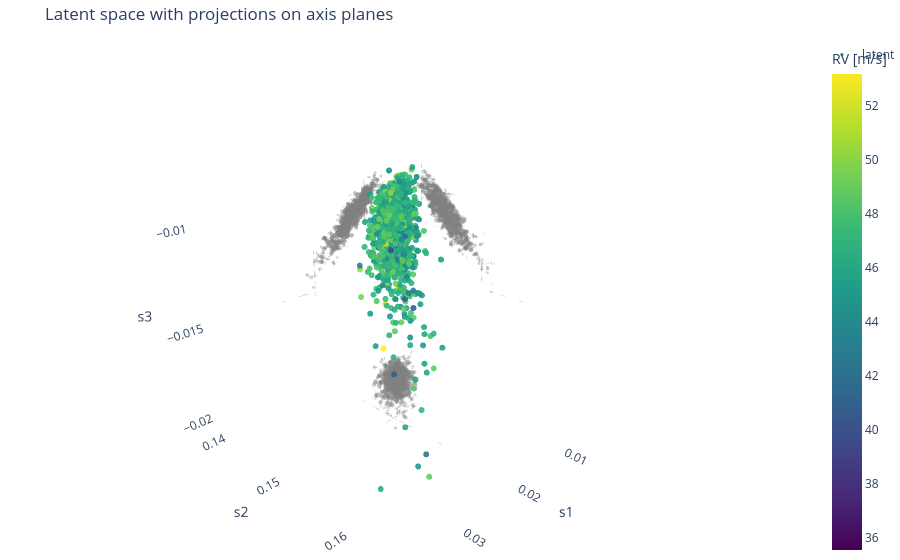

The notebook cell saved with this chart:
### Code cell
# -*- coding: utf-8 -*-
import numpy as np
import plotly.graph_objects as go


def plot_latent_3d_interactive(
    S,
    color=None,
    color_label="",
    title="AESTRA latent space (3D + axis projections)",
    point_size=3.5,
    shadow_size=2.5,
    shadow_alpha=0.35,
    cmap="Viridis",
    view_elev_deg=20,
    view_azim_deg=40,
    pad_frac=0.06,
):
    """
    S: array (N,3) -> colonnes [s1, s2, s3]
    color: array (N,) pour colorer les points (ex: RV). Si None -> index.
    """
    S = np.asarray(S, float)
    assert S.ndim == 2 and S.shape[1] == 3, "S doit être (N,3)"
    N = S.shape[0]

    if color is None:
        cvals = np.arange(N, dtype=float)
        clabel = "index"
    else:
        cvals = np.asarray(color).reshape(-1)
        assert cvals.shape[0] == N, "color doit avoir N éléments"
        clabel = color_label or "color"

    # bornes + marge
    mins, maxs = S.min(axis=0), S.max(axis=0)
    span = maxs - mins
    pad = pad_frac * span.max()
    xlo, xhi = float(mins[0] - pad), float(maxs[0] + pad)
    ylo, yhi = float(mins[1] - pad), float(maxs[1] + pad)
    zlo, zhi = float(mins[2] - pad), float(maxs[2] + pad)

    # --- caméra (élévation / azimut)
    az, el = np.deg2rad(view_azim_deg), np.deg2rad(view_elev_deg)
    r_eye = 2.2
    eye = dict(
        x=r_eye * np.cos(el) * np.cos(az),
        y=r_eye * np.cos(el) * np.sin(az),
        z=r_eye * np.sin(el),
    )

    # points principaux
    main = go.Scatter3d(
        x=S[:, 0],
        y=S[:, 1],
        z=S[:, 2],
        mode="markers",
        marker=dict(
            size=point_size,
            color=cvals,
            colorscale=cmap,
            colorbar=dict(title=clabel),
            opacity=0.95,
        ),
        name="latent",
    )

    # projections grises
    shadow_xy = go.Scatter3d(
        x=S[:, 0],
        y=S[:, 1],
        z=np.full_like(S[:, 0], zlo),
        mode="markers",
        marker=dict(size=shadow_size, color="gray", opacity=shadow_alpha),
        showlegend=False,
        hoverinfo="skip",
    )
    shadow_yz = go.Scatter3d(
        x=np.full_like(S[:, 1], xlo),
        y=S[:, 1],
        z=S[:, 2],
        mode="markers",
        marker=dict(size=shadow_size, color="gray", opacity=shadow_alpha),
        showlegend=False,
        hoverinfo="skip",
    )
    shadow_xz = go.Scatter3d(
        x=S[:, 0],
        y=np.full_like(S[:, 0], ylo),
        z=S[:, 2],
        mode="markers",
        marker=dict(size=shadow_size, color="gray", opacity=shadow_alpha),
        showlegend=False,
        hoverinfo="skip",
    )

    fig = go.Figure(data=[shadow_xy, shadow_yz, shadow_xz, main])

    # --- axes avec fonds gris (mais propres, pas nos propres surfaces)
    scene = dict(
        xaxis=dict(
            title="s1",
            range=[xlo, xhi],
            showbackground=True,
            backgroundcolor="rgba(230,230,230,0.2)",
        ),
        yaxis=dict(
            title="s2",
            range=[ylo, yhi],
            showbackground=True,
            backgroundcolor="rgba(230,230,230,0.2)",
        ),
        zaxis=dict(
            title="s3",
            range=[zlo, zhi],
            showbackground=True,
            backgroundcolor="rgba(230,230,230,0.2)",
        ),
        aspectmode="cube",
        camera=dict(eye=eye),
    )

    fig.update_layout(
        title=title,
        scene=scene,
        margin=dict(l=0, r=0, t=40, b=0),
    )
    return fig


# =====================
# Exemple usage
# =====================
fig = plot_latent_3d_interactive(
    S=all_s,
    color=all_vencode,
    color_label="RV [m/s]",
    title="Latent space with projections on axis planes",
    view_elev_deg=22,
    view_azim_deg=45,
)
fig.show()

### Figure 1 — Plotly figure (JSON) as saved in the notebook; plotly's stock layout.template omitted (floating-point values rounded to 4 significant figures; data arrays with more than 128 entries replaced by an {"elided": "..."} marker saying what was removed)
{"data": [{"hoverinfo": "skip", "marker": {"color": "gray", "opacity": 0.35, "size": 2.5}, "mode": "markers", "showlegend": false, "type": "scatter3d", "x": {"elided": "1275 float values"}, "y": {"elided": "1275 float values"}, "z": {"elided": "1275 float values"}}, {"hoverinfo": "skip", "marker": {"color": "gray", "opacity": 0.35, "size": 2.5}, "mode": "markers", "showlegend": false, "type": "scatter3d", "x": {"elided": "1275 float values"}, "y": {"elided": "1275 float values"}, "z": {"elided": "1275 float values"}}, {"hoverinfo": "skip", "marker": {"color": "gray", "opacity": 0.35, "size": 2.5}, "mode": "markers", "showlegend": false, "type": "scatter3d", "x": {"elided": "1275 float values"}, "y": {"elided": "1275 float values"}, "z": {"elided": "1275 float values"}}, {"marker": {"color": {"elided": "1275 float values"}, "colorbar": {"title": {"text": "RV [m/s]"}}, "colorscale": [[0, "#440154"], [0.1111, "#482878"], [0.2222, "#3e4989"], [0.3333, "#31688e"], [0.4444, "#26828e"], [0.5556, "#1f9e89"], [0.6667, "#35b779"], [0.7778, "#6ece58"], [0.8889, "#b5de2b"], [1, "#fde725"]], "opacity": 0.95, "size": 3.5}, "mode": "markers", "name": "latent", "type": "scatter3d", "x": {"elided": "1275 float values"}, "y": {"elided": "1275 float values"}, "z": {"elided": "1275 float values"}}], "layout": {"margin": {"b": 0, "l": 0, "r": 0, "t": 40}, "scene": {"aspectmode": "cube", "camera": {"eye": {"x": 1.442, "y": 1.442, "z": 0.8241}}, "xaxis": {"backgroundcolor": "rgba(230,230,230,0.2)", "range": [0.00175, 0.03789], "showbackground": true, "title": {"text": "s1"}}, "yaxis": {"backgroundcolor": "rgba(230,230,230,0.2)", "range": [0.1368, 0.1658], "showbackground": true, "title": {"text": "s2"}}, "zaxis": {"backgroundcolor": "rgba(230,230,230,0.2)", "range": [-0.02039, -0.006764], "showbackground": true, "title": {"text": "s3"}}}, "title": {"text": "Latent space with projections on axis planes"}}}
